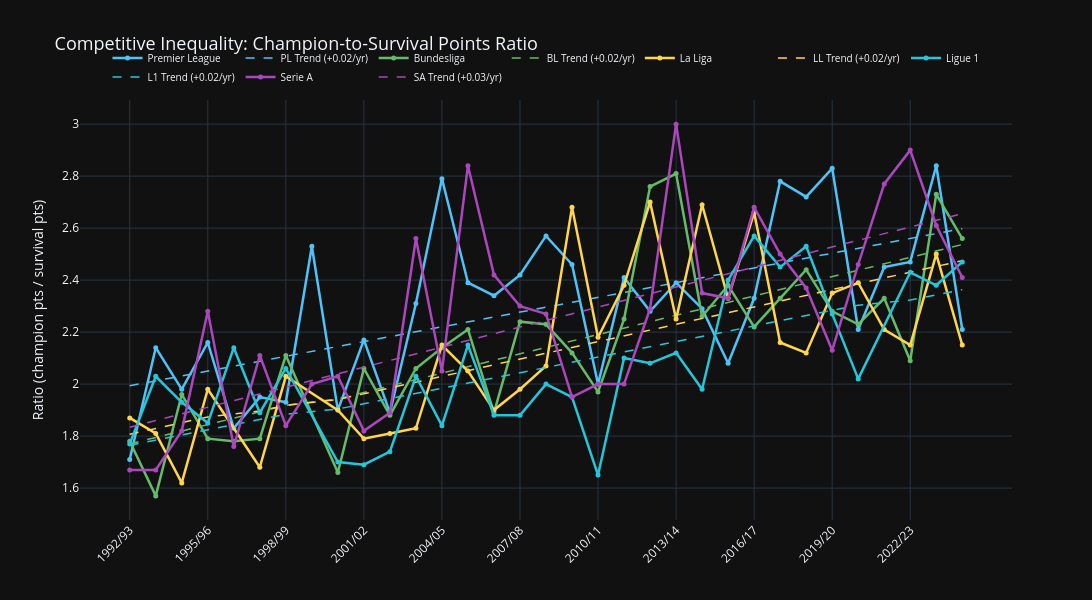

Notebook code for this chart:
### Markdown cell above
## Points Ratio (Unit-Free)

### Code cell
fig = build_comparison_chart(
   league_data, metric="Ratio",
   title="Competitive Inequality: Champion-to-Survival Points Ratio",
)
fig.update_layout(yaxis=dict(title="Ratio (champion pts / survival pts)"))
fig
